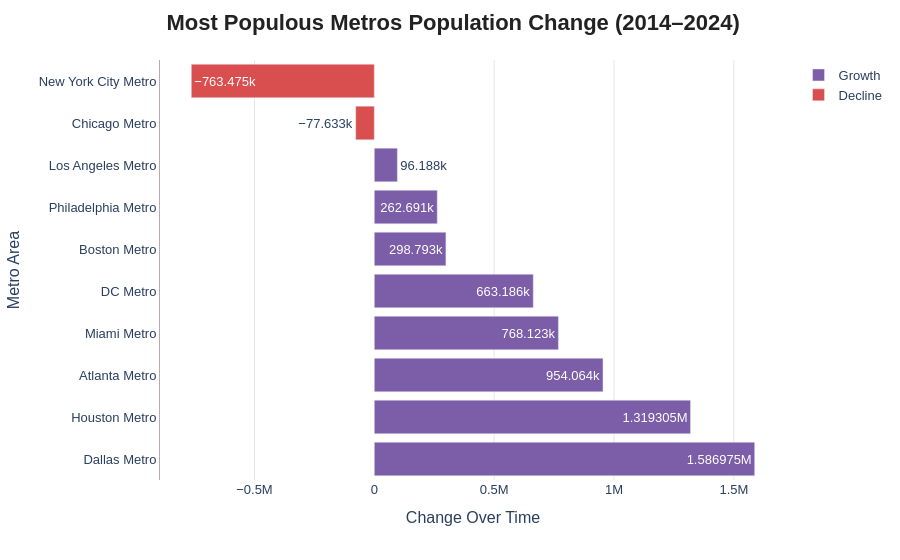

The code cell stored with this chart in its notebook:
### Markdown cell above
### Metro's Population Change from 2014-2024

### Code cell
just_pop = all_years_housing_and_pop.query('Roll_Year == 2024 | Roll_Year == 2014')

pop_1 = just_pop [['Name','Roll_Year','Pop_Estimate']].query('Roll_Year == 2014')
pop_2 = just_pop [['Name','Roll_Year','Pop_Estimate']].query('Roll_Year == 2024')

merged_pop = pd.merge(pop_1,pop_2,"inner",on='Name')

merged_pop['Pop_Change'] = merged_pop['Pop_Estimate_y'] - merged_pop['Pop_Estimate_x']
merged_pop['Trend'] = merged_pop['Pop_Change'].apply(lambda x: 'Growth' if x >= 0 else 'Decline')

merged_pop = merged_pop.sort_values(by='Pop_Change',ascending=False)

fig = px.bar(merged_pop,
             text_auto=True,
             x='Pop_Change',
             y='Name',
             orientation='h',
             color='Trend',
             color_discrete_map={'Growth': '#7B5EA7', 'Decline': '#D94F4F'},
             labels={'Name': 'Metro Area', 'Pop_Change': 'Change Over Time'})

fig.update_layout(
    title={**TITLE_STYLE, 'text': '<b> Most Populous Metros Population Change (2014–2024)</b>'},
    font=dict(family='Arial', size=13),
    legend=dict(title=None),
    plot_bgcolor='white',
    xaxis=dict(gridcolor='#E5E5E5', gridwidth=1),
    yaxis=dict(linecolor="#BDABAB")
)

fig.show()

### Figure 1 — Plotly figure (JSON) as saved in the notebook; plotly's stock layout.template omitted (floating-point values rounded to 4 significant figures)
{"data": [{"hovertemplate": "Trend=Growth<br>Change Over Time=%{x}<br>Metro Area=%{y}<extra></extra>", "legendgroup": "Growth", "marker": {"color": "#7B5EA7", "pattern": {"shape": ""}}, "name": "Growth", "orientation": "h", "showlegend": true, "textposition": "auto", "texttemplate": "%{x}", "type": "bar", "x": [1586975, 1319305, 954064, 768123, 663186, 298793, 262691, 96188], "xaxis": "x", "y": ["Dallas Metro", "Houston Metro", "Atlanta Metro", "Miami Metro", "DC Metro", "Boston Metro", "Philadelphia Metro", "Los Angeles Metro"], "yaxis": "y"}, {"hovertemplate": "Trend=Decline<br>Change Over Time=%{x}<br>Metro Area=%{y}<extra></extra>", "legendgroup": "Decline", "marker": {"color": "#D94F4F", "pattern": {"shape": ""}}, "name": "Decline", "orientation": "h", "showlegend": true, "textposition": "auto", "texttemplate": "%{x}", "type": "bar", "x": [-77633, -763475], "xaxis": "x", "y": ["Chicago Metro", "New York City Metro"], "yaxis": "y"}], "layout": {"barmode": "relative", "font": {"family": "Arial", "size": 13}, "legend": {"title": {}, "tracegroupgap": 0}, "margin": {"t": 60}, "plot_bgcolor": "white", "title": {"font": {"color": "#222222", "family": "Arial", "size": 22}, "text": "<b> Most Populous Metros Population Change (2014–2024)</b>", "x": 0.5, "xanchor": "center"}, "xaxis": {"anchor": "y", "domain": [0, 1], "gridcolor": "#E5E5E5", "gridwidth": 1, "title": {"text": "Change Over Time"}}, "yaxis": {"anchor": "x", "domain": [0, 1], "linecolor": "#BDABAB", "title": {"text": "Metro Area"}}}}
